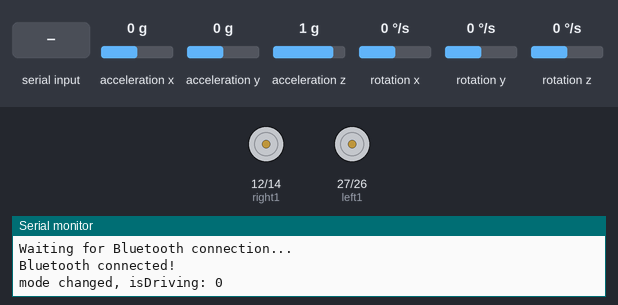
Bench run of a sketch on a simulated ESP32. Parts: motor-driver pin pairs drawn as motors (green arrow = first pin HIGH = forward, orange = second pin HIGH = backward, longer = more drive, scaled by the enable pin), the last lines printed to the serial monitor. Wiring (inferred from the names in the program): MPU-6050 motion sensor at I2C address 0x68. The test bench sets the inputs (shaded band); at power-on: rotation z 0 °/s, rotation x 0 °/s, acceleration x 0 g, acceleration y 0 g, acceleration z 1 g, rotation y 0 °/s. Nothing arrives over Bluetooth unless stated.

Above: at 1.5 s.
1.6 s: "1\n" received over the second serial link
3.1 s: rotation z set to -192 °/s
At 4.0 s:
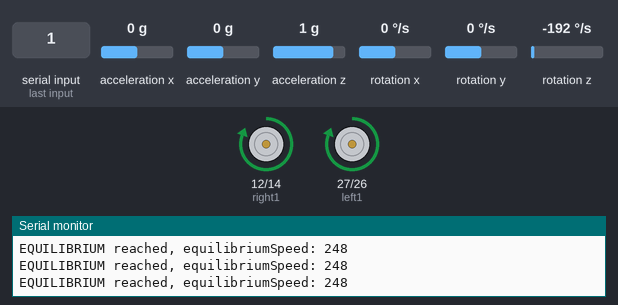
4.6 s: "2\n" received over the second serial link
At 5.3 s:
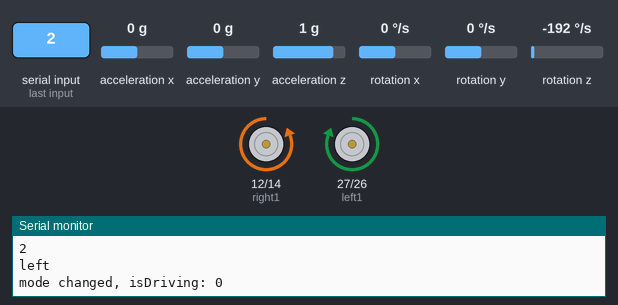
6.1 s: rotation x set to -2 °/s
At 8.5 s:
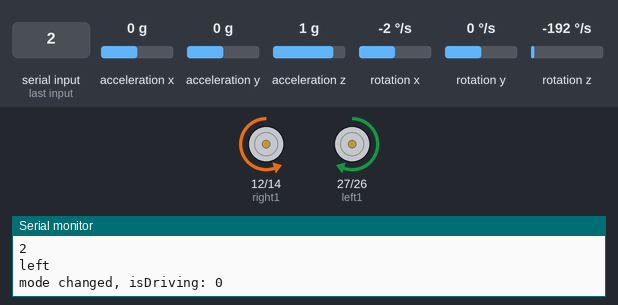
8.8 s: "1\n" received over the second serial link
At 9.8 s:
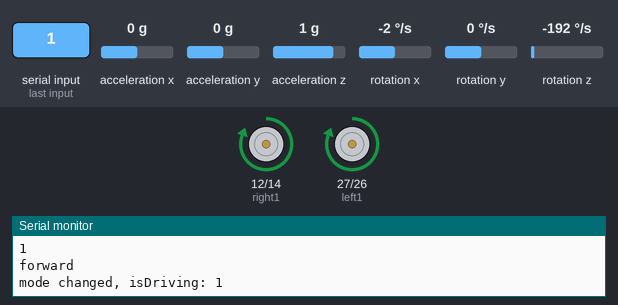
10.3 s: "3\n" received over the second serial link
At 10.75 s:
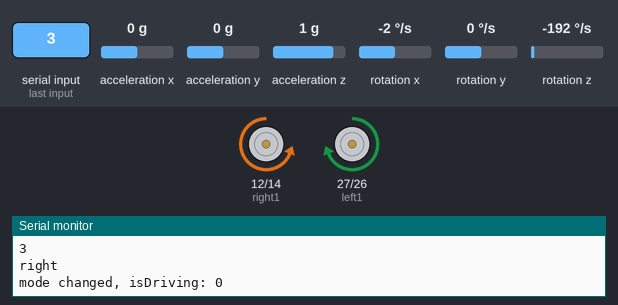
Timing chart, 0 to 12.8 s (numbered marks = the images above; inputs shaded):
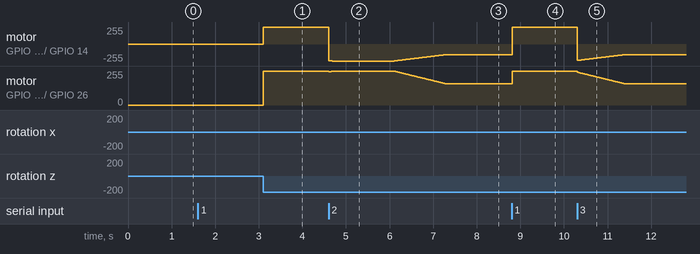

The sketch:

MPU6050_ESP32_L298N_Straight.ino
```cpp
#include "BluetoothSerial.h"
#include <Wire.h>

BluetoothSerial SerialBT;

//control pins for left and right motors
const int leftSpeed = 25;
const int rightSpeed = 13;
const int left1 = 27;
const int left2 = 26;
const int right1 = 12;
const int right2 = 14;

const int MPU = 0x68; // MPU6050 I2C address
float AccX, AccY, AccZ; //linear acceleration
float GyroX, GyroY, GyroZ; //angular velocity
float accAngleX, accAngleY, gyroAngleX, gyroAngleY, gyroAngleZ; //used in void loop()
float roll, pitch, yaw;
float AccErrorX, AccErrorY, GyroErrorX, GyroErrorY, GyroErrorZ;
float elapsedTime, currentTime, previousTime;
int c = 0;

const int maxSpeed = 255; //max PWM value written to motor speed pin. It is typically 255.
const int minSpeed = 160; //min PWM value at which motor moves
float angle; //due to how I orientated my MPU6050 on my car, angle = roll
float targetAngle = 0;
int equilibriumSpeed = 248; //rough estimate of PWM at the speed pin of the stronger motor, while driving straight
//and weaker motor at maxSpeed
int leftSpeedVal;
int rightSpeedVal;
bool isDriving = false; //it the car driving forward OR rotate/stationary
bool prevIsDriving = true; //equals isDriving in the previous iteration of void loop()
bool paused = false; //is the program paused

void setup() {
  Serial.begin(115200);
  Wire.begin();                      // Initialize comunication
  Wire.beginTransmission(MPU);       // Start communication with MPU6050 // MPU=0x68
  Wire.write(0x6B);                  // Talk to the register 6B
  Wire.write(0x00);                  // Make reset - place a 0 into the 6B register
  Wire.endTransmission(true);        //end the transmission
  // Call this function if you need to get the IMU error values for your module
  calculateError();
  delay(20);
  pinMode(left1, OUTPUT);
  pinMode(left2, OUTPUT);
  pinMode(right1, OUTPUT);
  pinMode(right2, OUTPUT);
  ledcSetup(0,2000,8); //ledcSetup(ledChannel, freq 2 KHz , resolution);
  ledcSetup(1,2000,8);

  // attach the channel to the GPIO to be controlled
  ledcAttachPin(leftSpeed, 0); //ledcAttachPin(ledPin, ledChannel);
  ledcAttachPin(rightSpeed, 1);


  currentTime = micros();

  SerialBT.begin("HAVE_FUN"); // Bluetooth device name

  // Wait for a connection from the joystick app
  Serial.println("Waiting for Bluetooth connection...");
  while (!SerialBT.connected())
  {
    delay(1000);
    Serial.println("Still waiting...");
  }
  Serial.println("Bluetooth connected!");
}

void loop() {
  // === Read accelerometer (on the MPU6050) data === //
  readAcceleration();
  // Calculating Roll and Pitch from the accelerometer data
  accAngleX = (atan(AccY / sqrt(pow(AccX, 2) + pow(AccZ, 2))) * 180 / PI) - AccErrorX; //AccErrorX is calculated in the calculateError() function
  accAngleY = (atan(-1 * AccX / sqrt(pow(AccY, 2) + pow(AccZ, 2))) * 180 / PI) - AccErrorY;

  // === Read gyroscope (on the MPU6050) data === //
  previousTime = currentTime;
  currentTime = micros();
  elapsedTime = (currentTime - previousTime) / 1000000; // Divide by 1000 to get seconds
  readGyro();
  // Correct the outputs with the calculated error values
  GyroX -= GyroErrorX; //GyroErrorX is calculated in the calculateError() function
  GyroY -= GyroErrorY;
  GyroZ -= GyroErrorZ;
  // Currently the raw values are in degrees per seconds, deg/s, so we need to multiply by sendonds (s) to get the angle in degrees
  gyroAngleX += GyroX * elapsedTime; // deg/s * s = deg
  gyroAngleY += GyroY * elapsedTime;
  yaw += GyroZ * elapsedTime;
  //combine accelerometer- and gyro-estimated angle values. 0.96 and 0.04 values are determined through trial and error by other people
  roll = 0.96 * gyroAngleX + 0.04 * accAngleX;
  pitch = 0.96 * gyroAngleY + 0.04 * accAngleY;
  angle = yaw; //if you mounted MPU6050 in a different orientation to me, angle may not = roll. It can roll, pitch, yaw or minus version of the three
  //for me, turning right reduces angle. Turning left increases angle.

  // Print the values on the serial monitor
  if(SerialBT.available()){
    String inputValue = SerialBT.readStringUntil('\n');
    int command = inputValue.toInt();
    Serial.println(command);
    if (command == 1) { //drive forward
      Serial.println("forward");
      isDriving = true;
    } else if (command == 2) { //turn left
      Serial.println("left");
      targetAngle += 90;
      if (targetAngle > 180){
        targetAngle -= 360;
      }
      isDriving = false;
    } else if (command == 3) { //turn right
      Serial.println("right");
      targetAngle -= 90;
      if (targetAngle <= -180){
        targetAngle += 360;
      }
      isDriving = false;
    } else if (command == 0) { //stop or brake
      Serial.println("stop");
      isDriving = false;
    } else if (command == 4) { //print information. When car is stationary, GyroX should approx. = 0.
      Serial.print("angle: ");
      Serial.println(angle);
      Serial.print("targetAngle: ");
      Serial.println(targetAngle);
      Serial.print("GyroX: ");
      Serial.println(GyroX);
      Serial.print("elapsedTime (in ms): "); //estimates time to run void loop() once
      Serial.println(elapsedTime * pow(10, 3));
      Serial.print("equilibriumSpeed: ");
      Serial.println(equilibriumSpeed);
    } else if (command == 5) { //pause the program
      paused = !paused;
      stopCar();
      isDriving = false;
      Serial.println("key p was pressed, which pauses/unpauses the program");
    }
  }

  static int count;
  static int countStraight;
  if (count < 6){
    count ++;
  } else { //runs once after void loop() runs 7 times. void loop runs about every 2.8ms, so this else condition runs every 19.6ms or 50 times/second
    count = 0;
    if (!paused){
      if (isDriving != prevIsDriving){
          leftSpeedVal = equilibriumSpeed;
          countStraight = 0;
          Serial.print("mode changed, isDriving: ");
          Serial.println(isDriving);
      }
      if (isDriving) {
        if (abs(targetAngle - angle) < 3){
          if (countStraight < 20){
            countStraight ++;
          } else {
            countStraight = 0;
            equilibriumSpeed = leftSpeedVal; //to find equilibrium speed, 20 consecutive readings need to indicate car is going straight
            Serial.print("EQUILIBRIUM reached, equilibriumSpeed: ");
            Serial.println(equilibriumSpeed);
          }
        } else {
          countStraight = 0;
        }
        driving();
      } else {
        rotate();
      }
      prevIsDriving = isDriving;
    }
  }
}

void driving (){//called by void loop(), which isDriving = true
  int deltaAngle = round(targetAngle - angle); //rounding is neccessary, since you never get exact values in reality
  forward();
  if (deltaAngle != 0){
    controlSpeed ();
    rightSpeedVal = maxSpeed;
    ledcWrite(0, rightSpeedVal);
    ledcWrite(1, leftSpeedVal);
  }
}

void controlSpeed (){//this function is called by driving ()
  int deltaAngle = round(targetAngle - angle);
  int targetGyroX;

  //setting up propoertional control, see Step 3 on the website
  if (deltaAngle > 30){
      targetGyroX = 60;
  } else if (deltaAngle < -30){
    targetGyroX = -60;
  } else {
    targetGyroX = 2 * deltaAngle;
  }

  if (round(targetGyroX - GyroX) == 0){
    ;
  } else if (targetGyroX > GyroX){
    leftSpeedVal = changeSpeed(leftSpeedVal, -1); //would increase GyroX
  } else {
    leftSpeedVal = changeSpeed(leftSpeedVal, +1);
  }
}

void rotate (){//called by void loop(), which isDriving = false
  int deltaAngle = round(targetAngle - angle);
  int targetGyroX;
  if (abs(deltaAngle) <= 1){
    stopCar();
  } else {
    if (angle > targetAngle) { //turn left
      left();
    } else if (angle < targetAngle) {//turn right
      right();
    }

    //setting up propoertional control, see Step 3 on the website
    if (abs(deltaAngle) > 30){
      targetGyroX = 60;
    } else {
      targetGyroX = 2 * abs(deltaAngle);
    }

    if (round(targetGyroX - abs(GyroX)) == 0){
      ;
    } else if (targetGyroX > abs(GyroX)){
      leftSpeedVal = changeSpeed(leftSpeedVal, +1); //would increase abs(GyroX)
    } else {
      leftSpeedVal = changeSpeed(leftSpeedVal, -1);
    }
    rightSpeedVal = leftSpeedVal;
    ledcWrite(0, rightSpeedVal);
    ledcWrite(1, leftSpeedVal);
  }
}

int changeSpeed (int motorSpeed, int increment){
  motorSpeed += increment;
  if (motorSpeed > maxSpeed){ //to prevent motorSpeed from exceeding 255, which is a problem when using analogWrite
    motorSpeed = maxSpeed;
  } else if (motorSpeed < minSpeed){
    motorSpeed = minSpeed;
  }
  return motorSpeed;
}

void calculateError() {
  //When this function is called, ensure the car is stationary. See Step 2 for more info

  // Read accelerometer values 200 times
  c = 0;
  while (c < 200) {
    readAcceleration();
    // Sum all readings
    AccErrorX += (atan((AccY) / sqrt(pow((AccX), 2) + pow((AccZ), 2))) * 180 / PI);
    AccErrorY += (atan(-1 * (AccX) / sqrt(pow((AccY), 2) + pow((AccZ), 2))) * 180 / PI);
    c++;
  }
  //Divide the sum by 200 to get the error value, since expected value of reading is zero
  AccErrorX = AccErrorX / 200;
  AccErrorY = AccErrorY / 200;
  c = 0;

  // Read gyro values 200 times
  while (c < 200) {
    readGyro();
    // Sum all readings
    GyroErrorX += GyroX;
    GyroErrorY += GyroY;
    GyroErrorZ += GyroZ;
    c++;
  }
  //Divide the sum by 200 to get the error value
  GyroErrorX = GyroErrorX / 200;
  GyroErrorY = GyroErrorY / 200;
  GyroErrorZ = GyroErrorZ / 200;
  Serial.println("The the gryoscope setting in MPU6050 has been calibrated");
}

void readAcceleration() {
  Wire.beginTransmission(MPU);
  Wire.write(0x3B); // Start with register 0x3B (ACCEL_XOUT_H)
  Wire.endTransmission(false);
  Wire.requestFrom(MPU, 6, true); // Read 6 registers total, each axis value is stored in 2 registers
  //For a range of +-2g, we need to divide the raw values by 16384, according to the MPU6050 datasheet
  AccX = (Wire.read() << 8 | Wire.read()) / 16384.0; // X-axis value
  AccY = (Wire.read() << 8 | Wire.read()) / 16384.0; // Y-axis value
  AccZ = (Wire.read() << 8 | Wire.read()) / 16384.0; // Z-axis value
}

void readGyro() {
  Wire.beginTransmission(MPU);
  Wire.write(0x43);
  Wire.endTransmission(false);
  Wire.requestFrom(MPU, 6, true);
  GyroX = (Wire.read() << 8 | Wire.read()) / 131.0;
  GyroY = (Wire.read() << 8 | Wire.read()) / 131.0;
  GyroZ = (Wire.read() << 8 | Wire.read()) / 131.0;
}

void stopCar(){
  digitalWrite(right1, LOW);
  digitalWrite(right2, LOW);
  digitalWrite(left1, LOW);
  digitalWrite(left2, LOW);
  ledcWrite(0, 0);
  ledcWrite(1, 0);
}

void forward(){ //drives the car forward, assuming leftSpeedVal and rightSpeedVal are set high enough
  digitalWrite(right1, HIGH); //the right motor rotates FORWARDS when right1 is HIGH and right2 is LOW
  digitalWrite(right2, LOW);
  digitalWrite(left1, HIGH);
  digitalWrite(left2, LOW);
}

void left(){ //rotates the car left, assuming speed leftSpeedVal and rightSpeedVal are set high enough
  digitalWrite(right1, LOW);
  digitalWrite(right2, HIGH);
  digitalWrite(left1, HIGH);
  digitalWrite(left2, LOW);
}
void right(){
  digitalWrite(right1, HIGH);
  digitalWrite(right2, LOW);
  digitalWrite(left1, LOW);
  digitalWrite(left2, HIGH);
}
```

Measured:
- the behaviour switches between 0 and -1 °/s on rotation x (found by bisection; images 2 and 3)
- after the input at 3.1 s, motor on GPIO 12 (right1) / GPIO 14 (right2), motor on GPIO 27 (left1) / GPIO 26 (left2): stopped → forward 255/255 at once
- after the input at 4.6 s, motor on GPIO 12 (right1) / GPIO 14 (right2): forward 255/255 → backward 255/255 at once
- after the input at 6.1 s, motor on GPIO 12 (right1) / GPIO 14 (right2): moves from backward 255/255 to backward 159/255 over 1.2 s, starting at once; motor on GPIO 27 (left1) / GPIO 26 (left2): moves from forward 255/255 to forward 159/255 over 1.2 s, starting at once
- after the input at 8.8 s, motor on GPIO 12 (right1) / GPIO 14 (right2): backward 159/255 → forward 255/255 at once; motor on GPIO 27 (left1) / GPIO 26 (left2): forward 159/255 → forward 255/255 at once
- after the input at 10.3 s, motor on GPIO 27 (left1) / GPIO 26 (left2): moves from forward 255/255 to forward 159/255 over 1.1 s, starting at once
